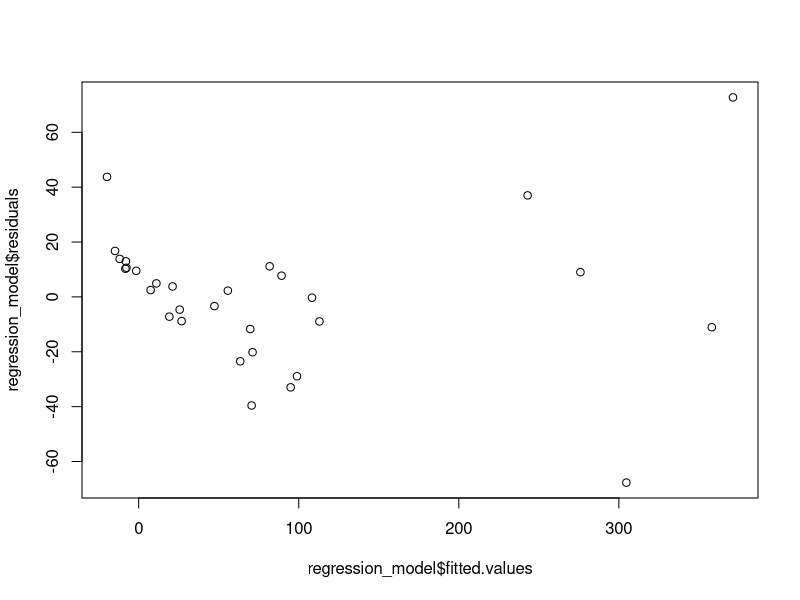
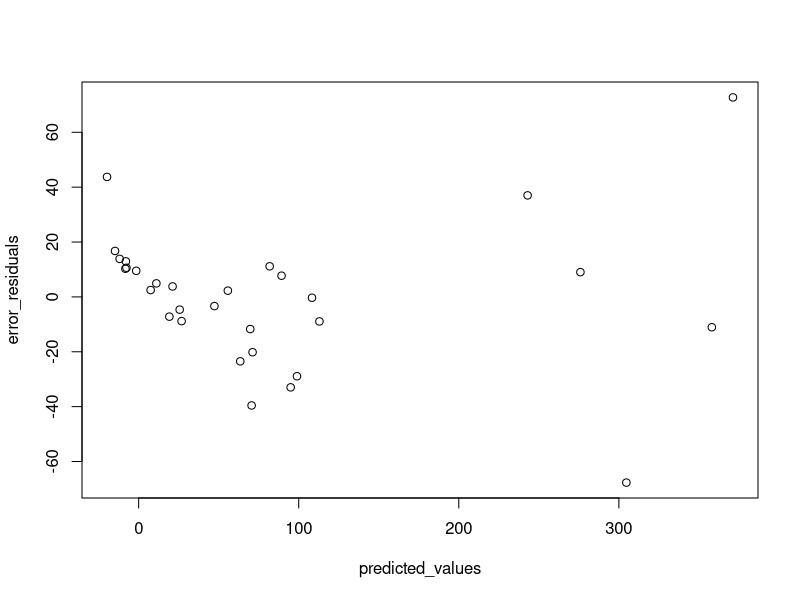

Write R code to recreate these figures, in order.
## Nina van Gerwen, 1860852
## Assignment 2, Statistical Inference with R

## Part 1: Programming your own t-test function -----------------------------------------

## Question 1:

## For a t-test, someone should have two vectors as input, so the function should also ask for two vectors
myTtest <- function(x, y) {
  ## First, ask and define a few values necessary to calculate the t-test
  n_x <- length(x)
  n_y <- length(y)
  ## now, we  calculate the pooled sd through the following formula, using the built-in function var()
  pooled_s <- sqrt(((n_x - 1)*(var(x)) + (n_y - 1)*(var(y)))/(n_x + n_y - 2))
  ## knowing the pooled_s, we can calculate the t-statistic through the final formula using the built-in function mean()
  t_test <- (mean(x) - mean(y))/(pooled_s * sqrt((1/n_x)+(1/n_y)))
  ## Question 3:
  
  ## To get the p-value, we use the built-in function pt(), in this function, we need to define the t-statistic (gained above) and the degrees of freedom
  ## Furthermore, to get the correct p-value, we should make an if-statement, because:
  if(t_test < 0) {
    ## if the t-value is below 0, it means we need to gain the p-value for the lower tail
    p_value <- 2 * pt(t_test, df = n_x + n_y - 2, lower.tail = TRUE)
  } else {
    ## if the t-value is above 0, it means we need to gain the p-value for the upper tail
    p_value <- 2 * pt(t_test, df = n_x + n_y - 2, lower.tail = FALSE)
    ## Finally, in both cases the p-value should be multiplied by 2, because we are doing a two-tailed test
  }
  ## Question 4: 
  
  ## Create a list of values that we wish to have as output
  list_of_values <- list(t_test, n_x + n_y - 2, p_value, c(mean(x), mean(y)))
  names(list_of_values) <- c("t-statistic", "degrees of freedom", "p-value", "Group means of x and y respectively")
  ## return the list of values
  return(list_of_values)
}

## Question 2: 

## To test whether the results match, create the two datasets and run it with both t-tests
CSFI <- c(2,5,5,6,6,7,8,9)
TFI <- c(1,1,2,3,3,4,5,7,7,8)

t.test(CSFI, TFI, var.equal = TRUE)
myTtest(CSFI, TFI)

t.test(TFI, CSFI, var.equal = TRUE)
myTtest(TFI, CSFI)

## Under the assumption that variances are equal (which is what is assumed in the formula from Question 1), the results match!

## Part 2: Multiple regression analysis and matrix multiplication ------------------------

## Question 1:

setwd("C:/Users/nina-/Documents/GitHub/Computational-inference-with-R/")

## First load the correct file with the right separator specified 
gala_data <- read.csv(file = "gala.txt", sep = " ")

## Perform the multiple regression through the lm() function specifying the correct variables through the formula 
regression_model <- lm(Species ~ Area + Elevation + Endemics, data = gala_data)
## Gain the correct statistics/estimates using the summary() function
summary(regression_model)

## Create a simple scatterplot of the predicted (also known as fitted) values against the residuals
plot(regression_model$fitted.values, regression_model$residuals)

## Interpretation of the results:
## 

## Question 2:

## The regression coefficients:
DVEx <- matrix(gala_data$Species, ncol = 1, nrow = 30)
IVEx <- matrix(c(gala_data$Area, gala_data$Elevation, gala_data$Endemics, rep(1,30)), ncol = 4, nrow = 30)

b_coefficients <- (solve(t(IVEx) %*% IVEx)) %*% (t(IVEx) %*% DVEx)
b_coefficients

## The predicted values:
predicted_y <- IVEx %*% b_coefficients
predicted_y

## The residuals:
err_residuals <- DVEx - predicted_y
err_residuals

## Question 3:

## First to specify the arguments:
## Most importantly, a dataset should be given as input
## Then from this dataset, the dependent variable (DV) should be specified (by default, the first column of the dataset)
## Then finally the independent variable(s) (IV) should be specified (by default, all columns except the first column)

Regression_Function <- function(dataset, DV = dataset[, 1], IV = dataset[, 2:ncol(dataset)]) {
  ## First, we should specify that both the DV and IVs are matrices, otherwise we won't be able to do matrix multiplication
  DV <- as.matrix(DV)
  ## For the IV, it is important to also add a column that exists of only 1's so we can get the correct intercept
  IV <- cbind(rep(1,nrow(dataset)), as.matrix(IV))
  ## Descriptive statistics of data: we want the sample size and means of all variables in the model
    Sample_Size <- nrow(dataset)
    DV_mean <- mean(DV)
    IV_means <- as.matrix(colMeans(IV[, -1, drop = FALSE]))
    IV_sds <- as.matrix(apply(IV[, -1], 2, FUN = sd))
    IV_info <- cbind(IV_means, IV_sds)
  ## Put all the descriptive statistics in a list and give them aptly names
  descriptive_statistics <- list(Sample_Size, DV_mean, IV_info)
  names(descriptive_statistics) <- c("Sample Size", "Mean of the Dependent Variable", 
                                     "Mean(s) and Standard Deviation(s) - respectively - of the Independent Variable(s)")
  
  ## Regression coefficients, predicted values and residuals using matrix algebra:
  ## Copy the above used code for matrix multiplication to gain the correct values
    model_coefficients  <- (solve(t(IV) %*% IV)) %*% (t(IV) %*% DV)
    predicted_values <- IV %*% model_coefficients
    error_residuals <- DV - predicted_values
  
  ## Simple plot of predicted values against the residuals: simply use the plot() function with our newly calculated
  ## predicted_values and error_residuals
    simple_plot <- plot(predicted_values, error_residuals)
  
  ## Now before we return all this info, we put in a list all the information we want to give when the function is called
  ## This includes the list of descriptive statistics, the model coefficients and the simple plot
  list_of_information <- list(descriptive_statistics, model_coefficients, simple_plot)
  ## Furthermore, we give the different parts of the list apt names
  names(list_of_information) <- c("Descriptive statistics", "Regression coefficients", 
                                  "Simple plot of predicted values against the residuals")
  ## Finally, the function should return the created list that holds all information
  return(list_of_information)
}

## Question 4:

## Running the function on the tortoise dataset with the correct specifications, the coefficients match
Regression_Function(data = gala_data, DV = gala_data[, 1], IV = gala_data[, 2:4])
